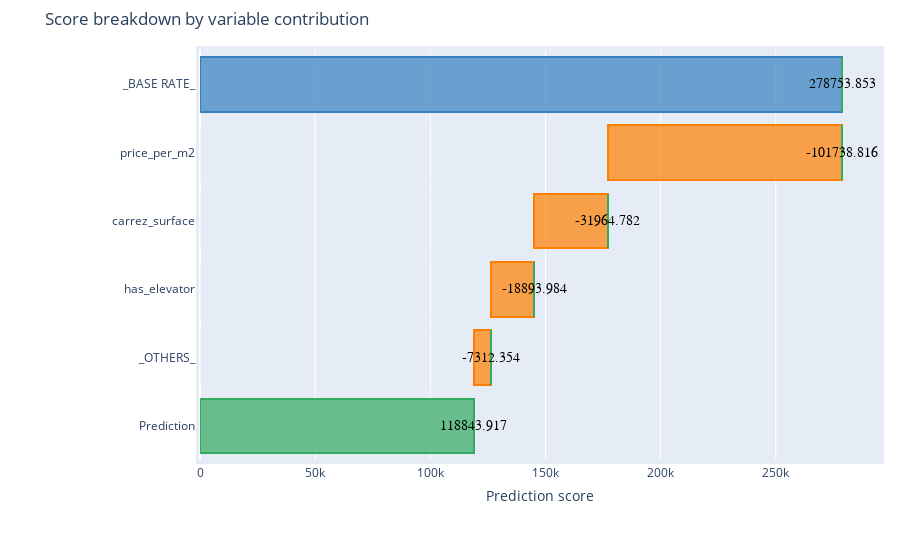

Notebook code for this chart:
### Code cell
interpretable_dict = prepare_interpretable_contribution(X_test_shap, reg.predict, df_contrib, bias[0])

index = 1 # You can change this parameter to change the consumer.
num_features_plot = 3
is_horizontal = True

print(X_test_shap[X_test_shap.index==index])

fig = plot_observation_contribution(interpretable_dict=interpretable_dict,
                                    index_ref=index,
                                    num_features_plot=num_features_plot,
                                    is_horizontal=is_horizontal)
offline.iplot(fig)

### Figure 1 — Plotly figure (JSON) as saved in the notebook; plotly's stock layout.template omitted (floating-point values rounded to 4 significant figures)
{"data": [{"hoverinfo": "y", "marker": {"color": "rgba(1,1,1, 0.0)"}, "orientation": "h", "type": "bar", "x": [0, 118800.0, 126200.0, 145100.0, 177000.0, 0], "y": ["Prediction", "_OTHERS_", "has_elevator", "carrez_surface", "price_per_m2", "_BASE RATE_"]}, {"hoverinfo": "y", "marker": {"color": "rgba(55, 128, 191, 0.7)", "line": {"color": "rgba(55, 128, 191, 1.0)", "width": 2}}, "orientation": "h", "type": "bar", "x": [0, 0, 0, 0, 0, 278800.0], "y": ["Prediction", "_OTHERS_", "has_elevator", "carrez_surface", "price_per_m2", "_BASE RATE_"]}, {"hoverinfo": "y", "marker": {"color": "rgba(255, 128, 0, 0.7)", "line": {"color": "rgba(255, 128, 0, 1.0)", "width": 2}}, "orientation": "h", "type": "bar", "x": [0, 7312.0, 18890.0, 31960.0, 101700.0, 0], "y": ["Prediction", "_OTHERS_", "has_elevator", "carrez_surface", "price_per_m2", "_BASE RATE_"]}, {"hoverinfo": "y", "marker": {"color": "rgba(50, 171, 96, 0.7)", "line": {"color": "rgba(50, 171, 96, 1.0)", "width": 2}}, "orientation": "h", "type": "bar", "x": [118800.0, 0, 0, 0, 0, 0], "y": ["Prediction", "_OTHERS_", "has_elevator", "carrez_surface", "price_per_m2", "_BASE RATE_"]}], "layout": {"annotations": [{"font": {"color": "rgba(0, 0, 0, 1)", "family": "Arial", "size": 14}, "showarrow": false, "text": "118843.917", "x": 118800.0, "y": "Prediction"}, {"font": {"color": "rgba(0, 0, 0, 1)", "family": "Arial", "size": 14}, "showarrow": false, "text": "-7312.354", "x": 126200.0, "y": "_OTHERS_"}, {"font": {"color": "rgba(0, 0, 0, 1)", "family": "Arial", "size": 14}, "showarrow": false, "text": "-18893.984", "x": 145100.0, "y": "has_elevator"}, {"font": {"color": "rgba(0, 0, 0, 1)", "family": "Arial", "size": 14}, "showarrow": false, "text": "-31964.782", "x": 177000.0, "y": "carrez_surface"}, {"font": {"color": "rgba(0, 0, 0, 1)", "family": "Arial", "size": 14}, "showarrow": false, "text": "-101738.816", "x": 278800.0, "y": "price_per_m2"}, {"font": {"color": "rgba(0, 0, 0, 1)", "family": "Arial", "size": 14}, "showarrow": false, "text": "278753.853", "x": 278800.0, "y": "_BASE RATE_"}], "barmode": "stack", "margin": {"b": 100, "l": 200, "pad": 4, "r": 20, "t": 50}, "showlegend": false, "title": {"text": "Score breakdown by variable contribution"}, "xaxis": {"title": {"text": "Prediction score"}}, "yaxis": {"title": {"text": ""}}}}
